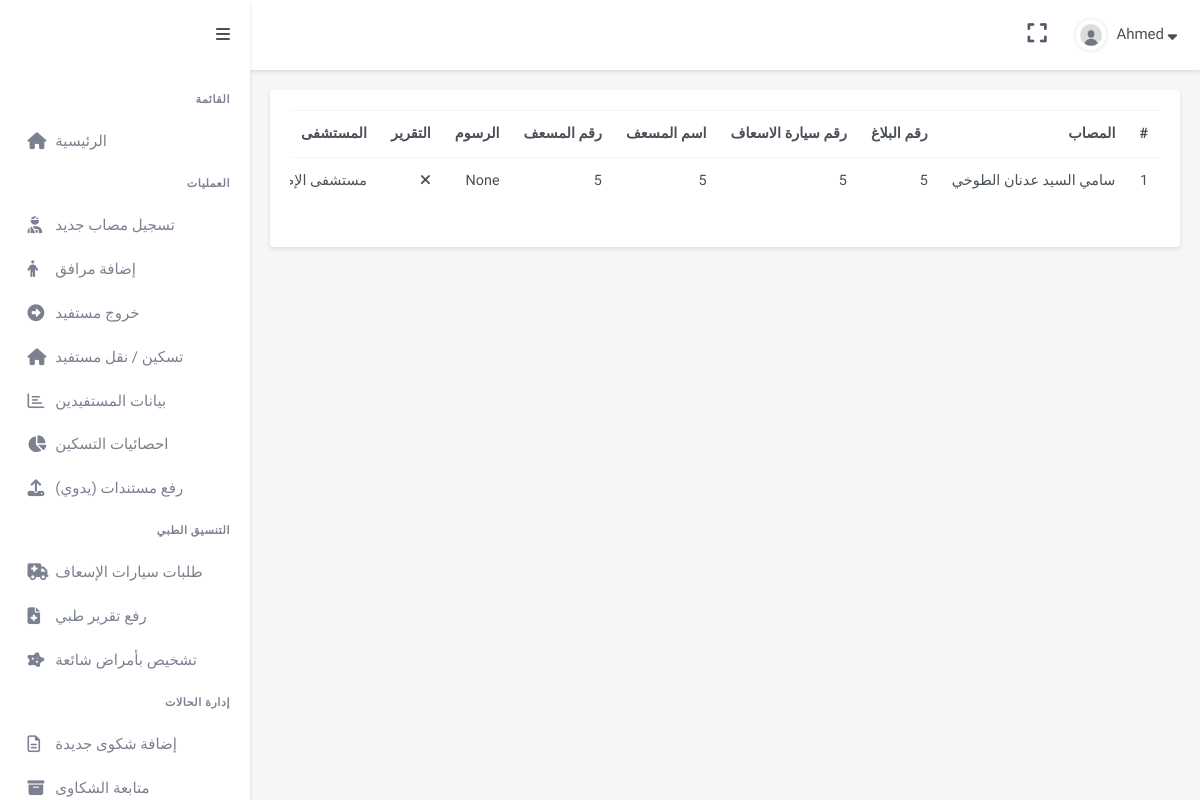
The app's page /medical/ambulancelog (signed in) with its own data.
### medical/models.py (models this page shows, shortened)
class ambulance_log(models.Model):
    casualty = models.ForeignKey(Person, on_delete = models.CASCADE, related_name="ambulance_requests")
    report_num =  models.IntegerField()
    ambulance_code = models.CharField(max_length = 32)
    paramedic_name =  models.CharField(max_length = 64)
    paramedic_phone =  models.CharField(max_length = 64)
    hospital = models.ForeignKey(Hospital, on_delete = models.CASCADE, null=True)
    fees =  models.CharField(max_length = 64, null=True, blank=True)
    scannedDocs = models.FileField(upload_to="medical-reports", blank=True)
    date = models.DateTimeField(auto_now_add=True, blank=True)
    class Meta:
        ordering = ['-date']  # Order by publish_date descending

### GazaResponse/models.py (models this page shows)
class Person(models.Model):
    name = models.CharField(max_length = 64)
    profile_pic = models.ImageField(upload_to="ProfilePics", blank = True)
    birthday = models.DateField(null=True, blank=True)
    theType = models.CharField(max_length = 64)
    gender = models.CharField(max_length = 64, default = 'ذكر')
    idNumber = models.CharField(max_length = 64, blank=True)
    code = models.CharField(max_length = 64, blank=True)
    status = models.CharField(max_length = 64, blank=True)
    phoneNumber = models.CharField(max_length = 64, blank=True)
    isDisabled  = models.BooleanField(default = False)
    hasCancer = models.BooleanField(default = False)
    personGroup = models.ForeignKey(Group, on_delete=models.CASCADE, related_name="relatives")
    pHospital = models.ForeignKey(Hospital, on_delete = models.CASCADE)
    diagnosis = models.TextField(blank = True)
    accommodation  = models.ForeignKey(Apartment, on_delete = models.CASCADE, related_name="residents")
    scannedDocs = models.FileField(upload_to="IDs", blank=True)
    entryDate =  models.DateField(null=True, blank=True)
    hostingStartDate = models.DateField(null=True, blank=True)
    def __str__(self):
        return f'{self.name}'

class Hospital(models.Model):
    name = models.CharField(max_length = 64)
    description = models.CharField(max_length = 64)
    hEntity = models.ForeignKey(Entity, on_delete=models.CASCADE)
    hGovernorate = models.ForeignKey(Governorate, on_delete=models.CASCADE)
    def __str__(self):
        return f'{self.name}'

### medical/views.py (the view)
# urls.py: path('ambulancelog', views.ambulancelog, name='ambulance_log'),
@login_required
def ambulancelog(request):
    return render(request, 'medical/ambulance_log.html', {
        "ambulance_logs": ambulance_log.objects.all(),  # Changed key name to plural
    })

### medical/templates/medical/ambulance_log.html (shortened to what this page needs)
{% extends "gaza/layout.html" %}
{% load static %}
{% block body %}
<div dir="rtl" class="main-content">
    <div class="page-content">
        <div class="container-fluid">
            <div class="row">
                <div class="col-lg-12">
                    <div class="card">
                        <div class="card-body">
                            <div class="table-responsive mb-4">
                                <table id="theCustomersTable" class="table table-centered table-nowrap mb-0">
                                    <thead>
                                        <tr>
                                            <th scope="col">#</th>
                                            <th scope="col">المصاب</th>
                                            <th scope="col">رقم البلاغ</th>
                                            <th scope="col">رقم سيارة الاسعاف</th>
                                            <th scope="col">اسم المسعف</th>
                                            <th scope="col">رقم المسعف</th>
                                            <th scope="col">الرسوم</th>
                                            <th scope="col">التقرير</th>
                                            <th scope="col">المستشفى</th>
                                        </tr>
                                    </thead>
                                    <tbody>
                                        {% for record in ambulance_logs %}
                                            <tr >
                                                <td>{{forloop.counter}}</td>
                                                <td>{{ record.casualty }}</td>
                                                <td>{{ record.report_num }}</td>
                                                <td>{{ record.ambulance_code }}</td>
                                                <td>{{ record.paramedic_name }}</td>
                                                <td>{{ record.paramedic_phone }}</td>
                                                <td>{{ record.fees }}</td>
                                                <td>
                                                    {% if record.scannedDocs != '' and record.scannedDocs != 'False' %}
                                                        <a class="fw-medium" href="{{ record.scannedDocs.url }}" target="_blank">
                                                            <i class="bx bx-archive-out"></i>
                                                        </a>
                                                    {% else %}
                                                        <i class="fas fa-times"></i>
                                                    {% endif %}
                                                </td>
                                                <td>{{ record.hospital }}</td>
                                            </tr>
                                        {% endfor %}
                                    </tbody>
                                </table>
                            </div>
                        </div>
                    </div>
                </div>
            </div>
        </div>
    </div>
</div>
{% endblock %}

### GazaResponse/templates/gaza/layout.html (shortened to what this page needs)
{% load static %}
<!DOCTYPE html>
<html>
    <head>
        <link href = "{% static 'gaza/css/app.min.css'%}" rel="stylesheet">
        <link href = "{% static 'gaza/css/bootstrap.min.css'%}" rel="stylesheet">
        <link href = "{% static 'gaza/css/icons.min.css'%}" rel="stylesheet">
        <link href = "{% static 'gaza/libs/bootstrap-touchspin/jquery.bootstrap-touchspin.min.css'%}" rel="stylesheet">
        <link href = "{% static 'gaza/libs/select2/css/select2.min.css'%}" rel="stylesheet">
        <link rel="stylesheet" href="https://cdn.jsdelivr.net/npm/select2@4.1.0-rc.0/dist/css/select2.min.css">
        <link href = "{% static 'gaza/css/style.css'%}" rel="stylesheet">
    </head>
    <body>
        {% if user.is_authenticated %}
        <header id="page-topbar">
            <div  class="navbar-header">
             <div class="d-flex">
              <div class="dropdown d-none d-lg-inline-block ms-1">
               <button class="btn header-item noti-icon waves-effect" data-bs-toggle="fullscreen" type="button">
                <i class="fas fa-expand">
                </i>
               </button>
              </div>
              <div class="dropdown d-inline-block">
               <button aria-expanded="false" aria-haspopup="true" class="btn header-item waves-effect" data-bs-toggle="dropdown" id="page-header-user-dropdown" type="button">
                <img alt="Header Avatar" class="rounded-circle header-profile-user" src="{% static 'gaza/images/users/avatar-4.jpg'%}">
                <span class="d-none d-xl-inline-block ms-1 fw-medium font-size-15">
                 {{user.first_name}}
                </span>
                <i class="fas fa-sort-down d-none d-xl-inline-block font-size-15">
                </i>
               </button>
              </div>
             </div>
            </div>
           </header>
           <div class="vertical-menu mm-active">
            <button class="btn btn-sm px-3 font-size-16 header-item waves-effect vertical-menu-btn" type="button">
             <i class="fa fa-fw fa-bars">
             </i>
            </button>
            <div class="sidebar-menu-scroll mm-show" data-simplebar="init"><div class="simplebar-wrapper" style="margin: 0px;"><div class="simplebar-height-auto-observer-wrapper"><div class="simplebar-height-auto-observer"></div></div><div class="simplebar-mask"><div class="simplebar-offset" style="right: -20px; bottom: 0px;"><div class="simplebar-content-wrapper" style="height: 100%; padding-right: 20px; padding-bottom: 0px; overflow: hidden scroll;"><div class="simplebar-content" style="padding: 0px;">
             <div id="sidebar-menu" class="mm-active">
              <ul class="metismenu list-unstyled mm-show" id="side-menu">
               <li class="menu-title text-right">
                القائمة
               </li>
               <li class="waves-effect">
                <a href="{% url 'users:index' %}" >
                 <i class="fas fa-home">
                 </i>
                 <span>
                  الرئيسية
                 </span>
                </a>
               </li>
               <li class="menu-title text-right">
                العمليات
               </li>
               <li>
                <a class="waves-effect" href="{% url 'operations:addcasualty' %}">
                 <i class="fas fa-user-injured">
                 </i>
                 <span>
                  تسجيل مصاب جديد
                 </span>
                </a>
               </li>
               <li>
                <a class="waves-effect" href="{% url 'operations:addperson' %}">
                 <i class="fa fa-male">
                 </i>
                 <span>
                  إضافة مرافق
                 </span>
                </a>
               </li>
               <li>
                <a class="waves-effect" href="{% url 'operations:remove' %}">
                  <i class="fas fa-arrow-alt-circle-right"></i>
                <span>
                  خروج مستفيد
                 </span>
                </a>
               </li>
               <li>
                <a class="waves-effect" href="{% url 'operations:accommodation' %}">
                 <i class="fa fa-home">
                 </i>
                 <span>
                  تسكين / نقل مستفيد
                 </span>
                </a>
               </li>
               <li>
                <a class="waves-effect" href="{% url 'operations:customers' %}">
                 <i class="far fa-chart-bar">
                 </i>
                 <span>
                   بيانات المستفيدين
                 </span>
                </a>
               </li>
               <li>
                <a class="waves-effect" href="{% url 'operations:shelters' %}">
                  <i class="fas fa-chart-pie"></i>
                 <span>
                  احصائيات التسكين
                 </span>
                </a>
               </li>
               <li>
                <a class="waves-effect" href="{% url 'operations:manual_upload_document' %}">
                  <i class="fas fa-upload"></i>
                 <span>
                  رفع مستندات (يدوي)
                 </span>
                </a>
               </li>
               <li class="menu-title text-right">
                التنسيق الطبي
               </li>
               <li>
                <a class="waves-effect" href="{% url 'medical:ambulance'%}">
                  <i class="fas fa-ambulance"></i>
                 <span>
                  طلبات سيارات الإسعاف
                 </span>
                </a>
               </li>
               <li>
                <a class="waves-effect" href="{% url 'operations:medical_upload' %}">
                  <i class="fas fa-file-medical"></i>
                 <span>
                  رفع تقرير طبي
                 </span>
                </a>
               </li>
               <li>
                <a class="waves-effect" href="{% url 'medical:assign_diseases'%}">
                  <i class="fas fa-disease"></i>
                 <span>
                  تشخيص بأمراض شائعة
                </span>
                </a>
               </li>
               <li class="menu-title text-right">
                إدارة الحالات
               </li>
               <li>
                <a class="waves-effect" href="{% url 'case_management:addpost'%}">
                 <i class="far fa-file-alt">
                 </i>
                 <span>
                  إضافة شكوى جديدة
                 </span>
                </a>
               </li>
               <li>
                <a class="waves-effect" href="{% url 'case_management:cases'%}">
                 <i class="fas fa-archive">
                 </i>
                 <span>
                  متابعة الشكاوى
                 </span>
                </a>
               </li>
              </ul>
             </div>
            </div></div></div></div><div class="simplebar-placeholder" style="width: auto; height: 957px;"></div></div><div class="simplebar-track simplebar-vertical" style="visibility: visible;"><div class="simplebar-scrollbar" style="height: 926px; transform: translate3d(0px, 0px, 0px); display: block;"></div></div></div>
           </div>
           {% endif %}
      {% block body %}
      {% endblock %}
    </body>
</html>

### GazaResponse/static/gaza/css/style.css (style rules this page uses)
a,h1,h2,h3,h4,h5,h6,p,button,label,div { font-family: "Cairo", sans-serif !important; }
.navbar-header { background: white; }
.text-right { text-align: right !important; }
#theCustomersTable { max-width:90% !important; }

### records on screen
ambulance_log: casualty "سامي السيد عدنان الطوخي", report_num "5", ambulance_code "5", paramedic_name "5", paramedic_phone "5", fees "None", hospital "مستشفى…"

### other values on screen
{{ user.first_name }} "Ahmed"
